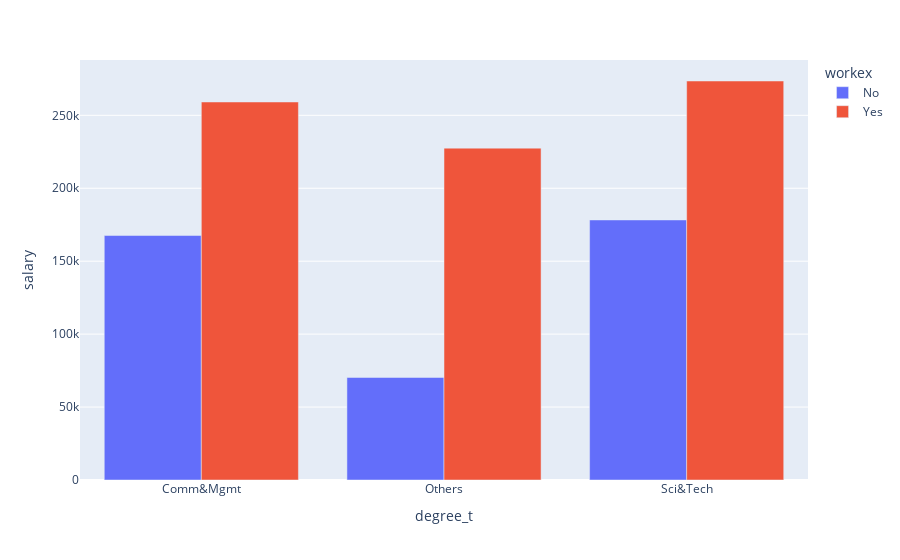

Here is the notebook cell this chart was saved with:
### Code cell
px.bar(recruit_groupby2, x='degree_t', y='salary', color='workex', barmode='group')

### Figure 1 — Plotly figure (JSON) as saved in the notebook; plotly's stock layout.template omitted (floating-point values rounded to 4 significant figures)
{"data": [{"alignmentgroup": "True", "hovertemplate": "workex=No<br>degree_t=%{x}<br>salary=%{y}<extra></extra>", "legendgroup": "No", "marker": {"color": "#636efa", "pattern": {"shape": ""}}, "name": "No", "offsetgroup": "No", "orientation": "v", "showlegend": true, "textposition": "auto", "type": "bar", "x": ["Comm&Mgmt", "Others", "Sci&Tech"], "xaxis": "x", "y": [167600.0, 70290.0, 178300.0], "yaxis": "y"}, {"alignmentgroup": "True", "hovertemplate": "workex=Yes<br>degree_t=%{x}<br>salary=%{y}<extra></extra>", "legendgroup": "Yes", "marker": {"color": "#EF553B", "pattern": {"shape": ""}}, "name": "Yes", "offsetgroup": "Yes", "orientation": "v", "showlegend": true, "textposition": "auto", "type": "bar", "x": ["Comm&Mgmt", "Others", "Sci&Tech"], "xaxis": "x", "y": [259100.0, 227500.0, 273500.0], "yaxis": "y"}], "layout": {"barmode": "group", "legend": {"title": {"text": "workex"}, "tracegroupgap": 0}, "margin": {"t": 60}, "xaxis": {"anchor": "y", "domain": [0, 1], "title": {"text": "degree_t"}}, "yaxis": {"anchor": "x", "domain": [0, 1], "title": {"text": "salary"}}}}
